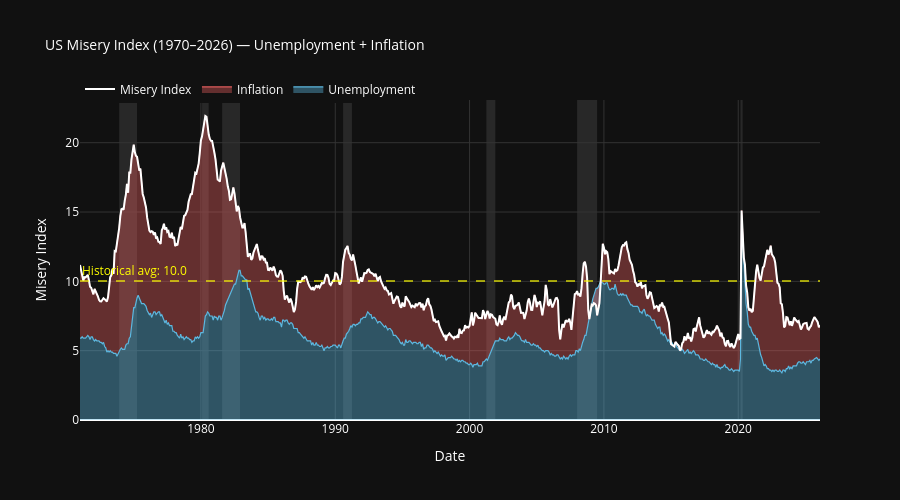

The notebook cell this image was saved under:
### Code cell
rec = misery["recession"]
starts = rec[(rec == 1) & (rec.shift(1) == 0)].index.tolist()
ends = rec[(rec == 0) & (rec.shift(1) == 1)].index.tolist()
if rec.iloc[0] == 1:
    starts = [rec.index[0]] + starts
pairs = list(zip(starts, ends[:len(starts)]))

fig = go.Figure()

# componentes empilhados
fig.add_trace(go.Scatter(
    x=misery.index, y=misery["unemployment"],
    mode="lines", name="Unemployment",
    line=dict(color="#5cb8e0", width=1.2),
    stackgroup="one",
    fillcolor="rgba(92, 184, 224, 0.4)",
))

fig.add_trace(go.Scatter(
    x=misery.index, y=misery["inflation"],
    mode="lines", name="Inflation",
    line=dict(color="#e05c5c", width=1.2),
    stackgroup="one",
    fillcolor="rgba(224, 92, 92, 0.4)",
))

# linha do misery index
fig.add_trace(go.Scatter(
    x=misery.index, y=misery["misery_index"],
    mode="lines", name="Misery Index",
    line=dict(color="white", width=2),
))

# média histórica
fig.add_hline(
    y=misery["misery_index"].mean(),
    line_dash="dash", line_color="yellow",
    opacity=0.6,
    annotation_text=f"Historical avg: {misery['misery_index'].mean():.1f}",
    annotation_position="top left",
    annotation_font_color="yellow",
)

# recessões
for start, end in pairs:
    fig.add_vrect(
        x0=start, x1=end,
        fillcolor="gray", opacity=0.2,
        layer="below", line_width=0,
    )

fig.update_layout(
    title_text="US Misery Index (1970–2026) — Unemployment + Inflation",
    title_font_size=14,
    xaxis_title="Date",
    yaxis_title="Misery Index",
    paper_bgcolor="#111111",
    plot_bgcolor="#111111",
    font=dict(color="white"),
    height=500,
    legend=dict(orientation="h", y=1.08),
)

fig.update_xaxes(gridcolor="#333333")
fig.update_yaxes(gridcolor="#333333")

fig.show()
fig.write_html("../outputs/figures/04_misery_index.html")

### Figure 1 — Plotly figure (JSON) as saved in the notebook; plotly's stock layout.template omitted (floating-point values rounded to 4 significant figures; data arrays with more than 128 entries replaced by an {"elided": "..."} marker saying what was removed)
{"data": [{"fillcolor": "rgba(92, 184, 224, 0.4)", "line": {"color": "#5cb8e0", "width": 1.2}, "mode": "lines", "name": "Unemployment", "stackgroup": "one", "type": "scatter", "x": {"elided": "661 str values"}, "y": {"elided": "661 float values"}}, {"fillcolor": "rgba(224, 92, 92, 0.4)", "line": {"color": "#e05c5c", "width": 1.2}, "mode": "lines", "name": "Inflation", "stackgroup": "one", "type": "scatter", "x": {"elided": "661 str values"}, "y": {"elided": "661 float values"}}, {"line": {"color": "white", "width": 2}, "mode": "lines", "name": "Misery Index", "type": "scatter", "x": {"elided": "661 str values"}, "y": {"elided": "661 float values"}}], "layout": {"annotations": [{"font": {"color": "yellow"}, "showarrow": false, "text": "Historical avg: 10.0", "x": 0, "xanchor": "left", "xref": "x domain", "y": 10.03, "yanchor": "bottom", "yref": "y"}], "font": {"color": "white"}, "height": 500, "legend": {"orientation": "h", "y": 1.08}, "paper_bgcolor": "#111111", "plot_bgcolor": "#111111", "shapes": [{"line": {"color": "yellow", "dash": "dash"}, "opacity": 0.6, "type": "line", "x0": 0, "x1": 1, "xref": "x domain", "y0": 10.03, "y1": 10.03, "yref": "y"}, {"fillcolor": "gray", "layer": "below", "line": {"width": 0}, "opacity": 0.2, "type": "rect", "x0": "1973-12-01T00:00:00", "x1": "1975-04-01T00:00:00", "xref": "x", "y0": 0, "y1": 1, "yref": "y domain"}, {"fillcolor": "gray", "layer": "below", "line": {"width": 0}, "opacity": 0.2, "type": "rect", "x0": "1980-02-01T00:00:00", "x1": "1980-08-01T00:00:00", "xref": "x", "y0": 0, "y1": 1, "yref": "y domain"}, {"fillcolor": "gray", "layer": "below", "line": {"width": 0}, "opacity": 0.2, "type": "rect", "x0": "1981-08-01T00:00:00", "x1": "1982-12-01T00:00:00", "xref": "x", "y0": 0, "y1": 1, "yref": "y domain"}, {"fillcolor": "gray", "layer": "below", "line": {"width": 0}, "opacity": 0.2, "type": "rect", "x0": "1990-08-01T00:00:00", "x1": "1991-04-01T00:00:00", "xref": "x", "y0": 0, "y1": 1, "yref": "y domain"}, {"fillcolor": "gray", "layer": "below", "line": {"width": 0}, "opacity": 0.2, "type": "rect", "x0": "2001-04-01T00:00:00", "x1": "2001-12-01T00:00:00", "xref": "x", "y0": 0, "y1": 1, "yref": "y domain"}, {"fillcolor": "gray", "layer": "below", "line": {"width": 0}, "opacity": 0.2, "type": "rect", "x0": "2008-01-01T00:00:00", "x1": "2009-07-01T00:00:00", "xref": "x", "y0": 0, "y1": 1, "yref": "y domain"}, {"fillcolor": "gray", "layer": "below", "line": {"width": 0}, "opacity": 0.2, "type": "rect", "x0": "2020-03-01T00:00:00", "x1": "2020-05-01T00:00:00", "xref": "x", "y0": 0, "y1": 1, "yref": "y domain"}], "title": {"font": {"size": 14}, "text": "US Misery Index (1970–2026) — Unemployment + Inflation"}, "xaxis": {"gridcolor": "#333333", "title": {"text": "Date"}}, "yaxis": {"gridcolor": "#333333", "title": {"text": "Misery Index"}}}}
